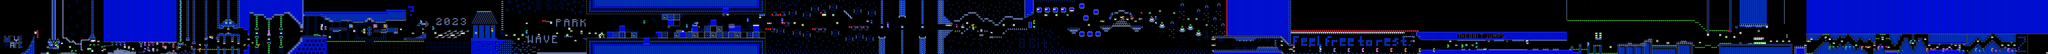

Below is a game level as drawn by its tile map, then a one-line description and the .tmx that defines it (tile-layer data replaced by summaries):
An orthogonal 1009x27 tile map with 16x16 px tiles, 2 tile layers (SP, ...), 2 tilesets.

<map version="1.10" tiledversion="1.11.2" orientation="orthogonal" renderorder="right-down" width="1009" height="27" tilewidth="16" tileheight="16" infinite="0" nextlayerid="5" nextobjectid="1">
 <editorsettings>
  <chunksize width="16" height="27" />
  <export target="export.csv" format="csv" />
 </editorsettings>
 <tileset firstgid="1" name="famidash" tilewidth="16" tileheight="16" tilecount="256" columns="16">
  <image source="../../../GRAPHICS/famidash.bmp" width="256" height="256" />
 </tileset>
 <tileset firstgid="257" name="sprites" tilewidth="16" tileheight="16" tilecount="256" columns="16">
  <image source="../../../GRAPHICS/sprites.png" width="256" height="256" />
 </tileset>
 <layer id="1" width="1009" height="27">
  <data>[27243 cells, 13535 non-empty, 206 distinct tile ids]</data>
 </layer>
 <layer id="2" name="SP" width="1009" height="27">
  <data>[27243 cells, 476 non-empty, 146 distinct tile ids]</data>
 </layer>
</map>
